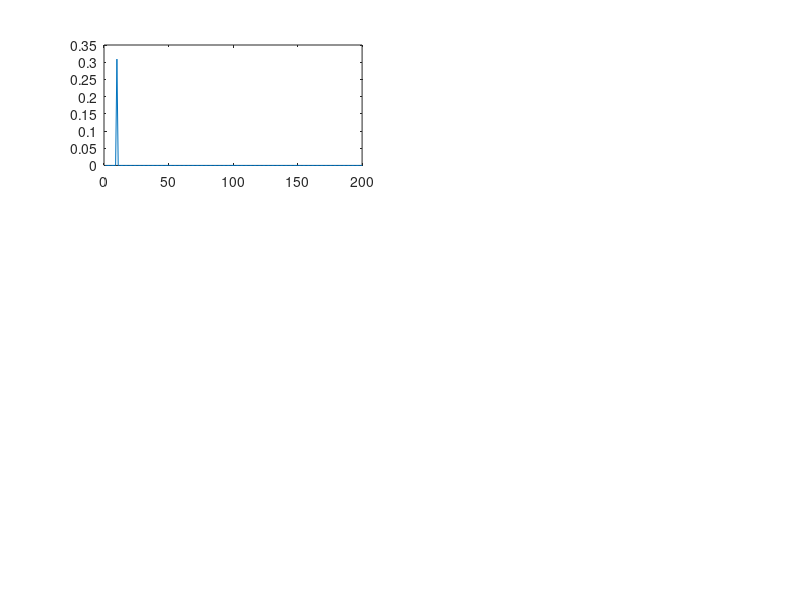

MATLAB code to generate this figure: (Note: this script raises an error after producing the figure.)
%% Code Introduction
% 
% This MATLAB Script simulates a 1D electromagnetic field in the time 
% domain.
% 
% Created by Brian Wang
% ID: a1798086
% Date: 07/May/2022
% Last updated: 27/May/2022


%% Basic Initialisation
% Part 1 and part 2
clear;

figure('units','normalized','outerposition',[0 0 1 1]);

n = 150;   % Number of time steps.
                 n = 600;    % exploratory, just to see boundary.
time = [1:1:n];  % Vector of time.
time_index = 0; % initialised to 0.
k = 200;    % 200 spatial steps (length of 200 specified in pdf).

ex = zeros(1,k);  % Empty electric field
hy = zeros(1,k);  % Empty magnetic field

t_naught = 40;  % t_naught was a parameter in the original
p_l = 10;  % place of pulse, changed from 100 to 10 from part 3 onwards

ex_max = 0;     % max ex value initialised to 0
hy_max = 0;     % max hy value initialised to 0


% These vectors are only for plotting. Because Harry recommended to plot
% the vectors at every time step for live action.
ex_max_vector = zeros(1, length(time));
hy_max_vector = zeros(1, length(time));
pulse_vector = zeros(1, length(time));


% holding cells for clearing the boundaries
exholding_cell_left_1 = 0;
exholding_cell_left_2 = 0;
exholding_cell_right_1 = 0;
exholding_cell_right_2 = 0;


THS_freq = 400e6;   % time harmonic sinusoid frequency

c_o = 3e8;  % speed of light in m/s

%% Dieletric Initialisation

epsilon_naught = 8.854e-12;     % free space permittivity
mu_naught = (4*pi)*1e-7;        % free space permeability

% Below is self explanatory I think
permeability_freespace = mu_naught;
permittivity_freespace = epsilon_naught;
permeability_dielectric = mu_naught;
permittivity_dielectric = 5*epsilon_naught;

epsilon_relative_dieletric = 5;

die_coeff = ones(1, k);     % dieletric coefficients, empty vector
die_coeff(100:1:150) = 1/epsilon_relative_dieletric;     % dieletric coefficients, empty vector
% The way I do this is slightly different to the textbook. Textbook
% includes the 0.5 inside this coeff, I do not.

%% Magnetic and electric field calculations

for time_index = time

    % Calculating electric field
    ex(2:1:k) = ex(2:1:k) + 0.5*die_coeff(2:1:k).*(hy(1:1:(k-1)) - hy(2:1:k));  
    ex_max = max(ex);
    ex_max_vector(time_index) = max(ex);


    % generating pulse signal
    %pulse = exp(-0.5*((t_naught - time_index)/12)^2);  % Calculating pulse
    lambda_naught = c_o/THS_freq;
    cell_size = lambda_naught/10;
    time_step = cell_size/(2*c_o);
    THS = sin(2*pi*THS_freq*time_step*time_index); % time harmonic sinusoid
    ex(10) = ex(10) + THS;
    
    
    % cancelling the boundary for ex also wipes the hy too. that's why we
    % only do one of them and put it before hy calculations.
    

    % left boundary clearing
    ex(1) = exholding_cell_left_2;
    exholding_cell_left_2 = exholding_cell_left_1;
    exholding_cell_left_1 = ex(2);

    % right boundary clearing
    ex(k-1) = exholding_cell_right_2;
    exholding_cell_right_2 = exholding_cell_right_1;
    exholding_cell_right_1 = ex(k-2);


    % Calculating magnetic field
    hy(1:1:(k-1)) = hy(1:1:(k-1)) + 0.5*(ex(1:1:(k-1)) - ex(2:1:k));
    hy_max_vector(time_index) = max(hy);


    % finding maxima of ex
    maxima_ex = 1.5;

    % finding minima of ex
    minima_ex = 0.5;


    % E field plot at every point through time
    subplot(3,2,1); 
    plot([1:1:200],ex);     % Plotting the signal against time.
    yline(maxima_ex);
    yline(minima_ex);
    r_e = rectangle('Position',[100 0 50 1],'Curvature',1);
    r_e.EdgeColor = 'g';
    r_e.LineWidth = 3;
    xlabel('distance'); ylabel('ex');   % labelling.
    xlim([0, k]);
    ylim([-2, 2]);
    title('Electric field at every point across time', ...
    'Brian Wang a1798086');    % Title 


    % H field plot at every point through time
    subplot(3,2,2); 
    plot([1:1:200],hy);     % Plotting the signal against time.
    yline(maxima_ex);
    yline(minima_ex);
    r_m = rectangle('Position',[100 0 50 1],'Curvature',1);
    r_m.EdgeColor = 'g';
    r_m.LineWidth = 3;
    xlabel('distance'); ylabel('hy');   % labelling.
    xlim([0, k]);
    ylim([-2, 2]);
    title('Magnetic field at every point across time', ...
    'Brian Wang a1798086');    % Title


    % Max E through time plot
    subplot(3,2,3);
    scatter(time, ex_max_vector);     % Plotting the signal against time.
    xlabel('Time'); ylabel('max ex field');   % labelling.
    title('max ex plotted against time', ...
    'Brian Wang a1798086');    % Title
    xlim([0, n]);
    ylim([-1, 2]);


    % Max H through time plot
    subplot(3,2,4); 
    scatter(time, hy_max_vector);     % Plotting the signal against time.
    xlabel('Time'); ylabel('max hy field');   % labelling.
    title('max hy plotted against time', ...
    'Brian Wang a1798086');    % Title 
    xlim([0, n]);
    ylim([-1, 2]);

    
    pulse_vector(time_index) = THS;
    
    % Signal plot
    subplot(3,2,5); 
    scatter(time, pulse_vector);     % Plotting the signal against time.
    xlabel('Time'); ylabel('pulse amplitude');   % labelling.
    grid on;    % grid
    title('Eletric field at every point across time', ...
    'Brian Wang a1798086');    % Title 

    pause(0.00001);

end



%% QnA    %% Answers to Questions

% A1, once the wave comes into contact with the dielectric, a part of it
% gets reflected as previously seen. But now the source is a sinusoid so it
% will continue to propagate. Thus, the source will continue to interfere
% with the reflected wave. Since they have the same frequencies and their
% frequencies do not change, the superposed wave ends up being a standing
% wave. It means its magnitude bobs up and down. This behaviour will remain
% as long as the source is present.



% A2, from fdtd3, the reflection coefficient was calculated to be -0.382.
THS_wavelength = 1/THS_freq;    % wavelength of the sinusoid
modes = [0 1 2 3 4];    % these are just integers that help calculate the modes.
% since reflection coefficient is less than 0,
z_min = (-modes*THS_wavelength)/2
z_max = (-(2*modes+1)*THS_wavelength/4)


